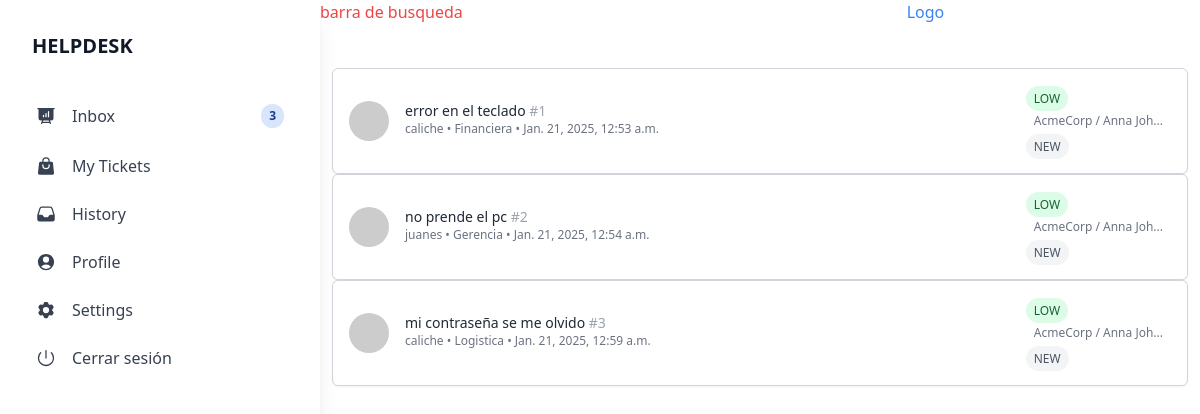
Page /Home/ (signed in) on the committed database.
### AgentDesk/models.py (models this page shows)
class tickets(models.Model):
    STATE_CHOICES = [
        ('NEW', 'Nuevo'),
        ('IN_PROGRESS', 'En progreso'),
        ('RESOLVED', 'Resuelto'),
        ('CLOSED', 'Cerrado'),
    ]
    PRIORITY_CHOICES = [
        ('LOW', 'Low'),
        ('MEDIUM', 'Medium'),
        ('HIGH', 'High'),
    ]
    title = models.CharField(verbose_name="title",max_length=50,null=False,blank=False)
    description = models.TextField(verbose_name="Descriptios",max_length=500)
    client = models.CharField(verbose_name="Client",max_length=30)
    email = models.CharField(verbose_name="Email",max_length=50)
    contact = models.CharField(verbose_name="Phone",max_length=30)
    priority = models.CharField(
        verbose_name="Priority",
        max_length=50,
        choices=PRIORITY_CHOICES,
        default='LOW'
        )
    date = models.DateTimeField(auto_now_add=True,verbose_name="Date")
    area = models.CharField(verbose_name="Area",max_length=70,null=False)
    created_by = models.ForeignKey(User,on_delete=models.CASCADE,related_name='tickets_created',null=True, blank=True)
    assigned_to = models.ForeignKey(User,on_delete=models.CASCADE,related_name='tickets_assigned', null=True, blank=True)
    type_error = models.ForeignKey(teams,on_delete=models.CASCADE,verbose_name="Tipo de error",max_length=30)
    state = models.CharField(
        verbose_name="State",
        max_length=20,
        choices=STATE_CHOICES,
        default='NEW'
    )
    class Meta:
        db_table = "Tickets"
        verbose_name ="Ticket"
        verbose_name_plural = "Tickets"

### AgentDesk/views.py (the view)
# urls.py: path('Home/',HomeView),
@login_required(login_url='/')
def HomeView(request):
    user = request.user
    try:
        profileq = profile.objects.get(user=user)
    except profileq.DoesNotExist:
        profileq = None
    id_teamq = profileq.id_team
    Tickets_q = tickets.objects.filter(type_error=id_teamq)
    return render(request,"pages/home.html",{'Tickets_q':Tickets_q})

### AgentDesk/templates/pages/home.html (shortened to what this page needs)
{% extends 'base.html' %}
{% block count %}{{ Tickets_q|length }}{% endblock %}
{% block content %}
<div class="mt-10 p-1 m-2">
    {% for i in Tickets_q %}
    <div class="flex items-center justify-between bg-white border border-gray-300 rounded-md p-4 shadow-sm">
        <div class="flex items-start">
        <img
            src="https://api.dicebear.com/9.x/bottts-neutral/svg?seed=Scooter"
            alt="Usuario"
            class="w-10 h-10 rounded-full mr-4"
        />
        <div>
            <h2 class="text-sm font-medium text-gray-800">
            {{i.title}} <span class="text-gray-400">#{{i.id}}</span>
            </h2>
            <p class="text-xs text-gray-500">
            {{i.client}} • {{i.area}} • {{i.date}}
            </p>
        </div>
        </div>
        <div class="">
            <span class="text-xs px-2 py-1 bg-green-100 text-green-800 rounded-full">
                {{i.priority}}
            </span>
            <div class="text-xs px-2 py-1 text-gray-500">
                <p>AcmeCorp / Anna Joh...</p>
            </div>
            <span class="text-xs px-2 py-1 bg-gray-100 text-gray-600 rounded-full">
                {{i.state}}
            </span>
        </div>
    </div>
    {%endfor%}
    </div>
{% endblock %}

### AgentDesk/templates/base.html (shortened to what this page needs)
{% load static %}
<!DOCTYPE html>
<html lang="en">
  <head>
    <link rel="stylesheet" href="{% static "main.css" %}" />
  </head>
  <body class="flex">
    <div
      class="relative flex flex-col bg-clip-border rounded-xl bg-white text-gray-700 h-screen w-full max-w-[20rem] p-4 shadow-xl shadow-blue-gray-900/5"
    >
      <div class="mb-2 p-4">
        <h5
          class="block antialiased tracking-normal font-sans text-xl font-semibold leading-snug text-gray-900"
        >
          HELPDESK
        </h5>
      </div>
      <nav
        class="flex flex-col gap-1 min-w-[240px] p-2 font-sans text-base font-normal text-gray-700"
      >
        <div
          role="button"
          tabindex="0"
          class="flex items-center w-full p-3 rounded-lg text-start leading-tight transition-all hover:bg-blue-50 hover:bg-opacity-80 focus:bg-blue-50 focus:bg-opacity-80 active:bg-gray-50 active:bg-opacity-80 hover:text-blue-900 focus:text-blue-900 active:text-blue-900 outline-none"
        >
          <div class="grid place-items-center mr-4">
          </div>
          Inbox
          <div class="grid place-items-center ml-auto justify-self-end">
            <div
              class="relative grid items-center font-sans font-bold uppercase whitespace-nowrap select-none bg-blue-500/20 text-blue-900 py-1 px-2 text-xs rounded-full"
              style="opacity: 1"
            >
              <span class="">{% block count %}{% endblock %}</span>
            </div>
          </div>
        </div>
        <div
          role="button"
          tabindex="0"
          class="flex items-center w-full p-3 rounded-lg text-start leading-tight transition-all hover:bg-blue-50 hover:bg-opacity-80 focus:bg-blue-50 focus:bg-opacity-80 active:bg-blue-50 active:bg-opacity-80 hover:text-blue-900 focus:text-blue-900 active:text-blue-900 outline-none"
        >
          <div class="grid place-items-center mr-4">
          </div>
          My Tickets
        </div>
        <div
          role="button"
          tabindex="0"
          class="flex items-center w-full p-3 rounded-lg text-start leading-tight transition-all hover:bg-blue-50 hover:bg-opacity-80 focus:bg-blue-50 focus:bg-opacity-80 active:bg-blue-50 active:bg-opacity-80 hover:text-blue-900 focus:text-blue-900 active:text-blue-900 outline-none"
        >
          <div class="grid place-items-center mr-4">
          </div>
          History
        </div>
        <div
          role="button"
          tabindex="0"
          class="flex items-center w-full p-3 rounded-lg text-start leading-tight transition-all hover:bg-blue-50 hover:bg-opacity-80 focus:bg-blue-50 focus:bg-opacity-80 active:bg-blue-50 active:bg-opacity-80 hover:text-blue-900 focus:text-blue-900 active:text-blue-900 outline-none"
        >
          <div class="grid place-items-center mr-4">
          </div>
          Profile
        </div>
        <div
          role="button"
          tabindex="0"
          class="flex items-center w-full p-3 rounded-lg text-start leading-tight transition-all hover:bg-blue-50 hover:bg-opacity-80 focus:bg-blue-50 focus:bg-opacity-80 active:bg-blue-50 active:bg-opacity-80 hover:text-blue-900 focus:text-blue-900 active:text-blue-900 outline-none"
        >
          <div class="grid place-items-center mr-4">
          </div>
          Settings
        </div>
        <div
          role="button"
          tabindex="0"
          class="flex items-center w-full p-3 rounded-lg text-start leading-tight transition-all hover:bg-blue-50 hover:bg-opacity-80 focus:bg-blue-50 focus:bg-opacity-80 active:bg-blue-50 active:bg-opacity-80 hover:text-blue-900 focus:text-blue-900 active:text-blue-900 outline-none"
        >
          <div class="grid place-items-center mr-4">
          </div>
            <form action="{% url 'logout' %}" method="post">
              <button type="submit">Cerrar sesión</button>
            </form>
        </div>
      </nav>
    </div>
      <div class="w-full">
        <div class="flex">
          <div class="w-2/3 text-red-500">
            barra de busqueda
          </div>
          <div class="w-1/3 text-blue-500">
            Logo
          </div>
        </div>
        <section>
          {% block content %}{% endblock %}
        </section>
      </div>
  </body>
</html>

### rows in the picture
tickets: title "error en el teclado", id "1", client "caliche", area "Financiera", date "Jan. 21, 2025, 12:53 a.m.", priority "LOW", state "NEW"
tickets: title "no prende el pc", id "2", client "juanes", area "Gerencia", date "Jan. 21, 2025, 12:54 a.m.", priority "LOW", state "NEW"
tickets: title "mi contraseña se me olvido", id "3", client "caliche", area "Logistica", date "Jan. 21, 2025, 12:59 a.m.", priority "LOW", state "NEW"

### other values in the picture
{{ Tickets_q|length }} "3"
